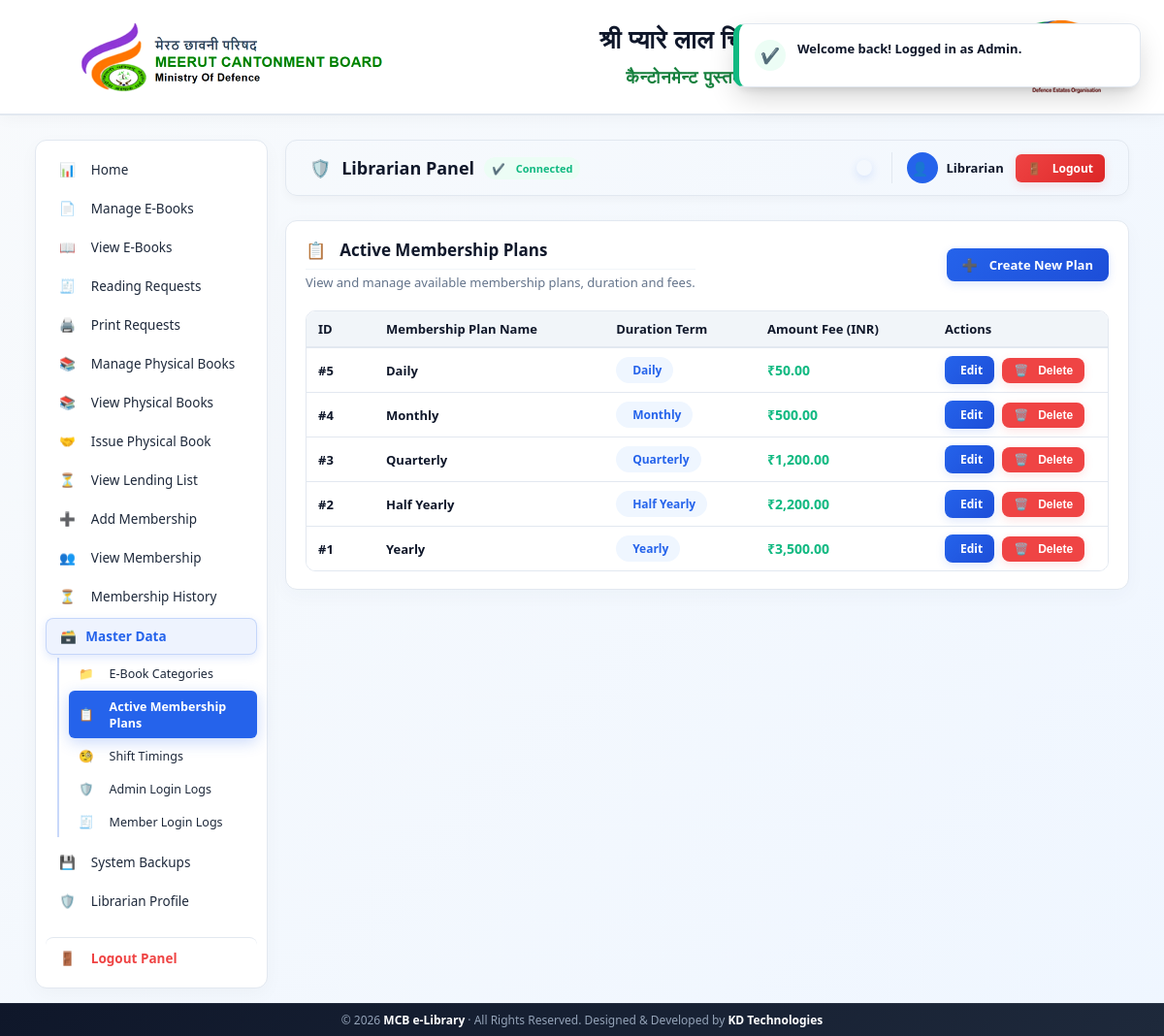
Screenshot of /?action=admin&tab=active_plans (signed in) with the database file from the repository.
### tables this page shows
CREATE TABLE `membership_plans` (
  `id` int(11) NOT NULL,
  `name` varchar(100) NOT NULL,
  `duration` varchar(50) NOT NULL,
  `amount` decimal(10,2) NOT NULL
);

### config.php (called while the page is built, shortened)
<?php
function e($v){ return htmlspecialchars((string)$v, ENT_QUOTES, 'UTF-8'); }
if (!function_exists('number_style_format')) {
    function number_style_format($n) {
        return number_format((float)$n, 2, '.', ',');
    }
}
?>

### app/views/admin/active_plans.php (the view, shortened to what this page needs)
<div class="card">
    <div style="display:flex; align-items:center; justify-content:space-between; margin-bottom:20px; flex-wrap:wrap; gap:12px;">
        <div>
            <h3 style="margin:0; display:flex; align-items:center; gap:8px; color:var(--navy-dark);">
                <i class="fa-solid fa-list-check" style="color:var(--primary);"></i> Active Membership Plans
            </h3>
            <p style="margin:4px 0 0 0; font-size:13px; color:var(--text-muted);">
                View and manage available membership plans, duration and fees.
            </p>
        </div>
        <a href="?action=admin&tab=create_plan" class="btn" style="padding:8px 16px; font-size:13px; text-decoration:none; display:inline-flex; align-items:center; gap:6px; font-weight:600;">
            <i class="fa-solid fa-circle-plus"></i> Create New Plan
        </a>
    </div>
    <div class="table-responsive">
        <table>
            <thead>
                <tr>
                    <th style="width:70px;">ID</th>
                    <th>Membership Plan Name</th>
                    <th>Duration Term</th>
                    <th>Amount Fee (INR)</th>
                    <th style="width:180px;">Actions</th>
                </tr>
            </thead>
            <tbody>
                <?php
                $plansQuery = $db->query('SELECT * FROM membership_plans ORDER BY amount ASC');
                if ($plansQuery && $plansQuery->num_rows > 0):
                    while($p = $plansQuery->fetch_assoc()):
                ?>
                    <tr>
                        <td><strong>#<?= $p['id'] ?></strong></td>
                        <td style="font-weight:600; color:var(--navy-dark);"><?= e($p['name']) ?></td>
                        <td><span class="badge badge-blue"><i class="fa-solid fa-calendar-days"></i> <?= e($p['duration']) ?></span></td>
                        <td><strong style="color:var(--accent-green); font-size:14px;">₹<?= number_style_format($p['amount']) ?></strong></td>
                        <td>
                            <div style="display:flex; gap:8px; align-items:center;">
                                <a class="btn" href="?action=admin&tab=create_plan&edit=<?= $p['id'] ?>" style="padding:6px 12px; font-size:12px; text-decoration:none; display:inline-flex; align-items:center; gap:4px;">
                                    <i class="fa-solid fa-pen-to-square"></i> Edit
                                </a>
                                <form method="post" action="?action=delete_plan" style="display:inline; margin:0;" onsubmit="return confirm('Are you sure you want to delete this plan permanently?')">
                                    <button class="btn btn-danger" style="padding:6px 12px; font-size:12px; background:var(--accent-red); border-color:var(--accent-red); display:inline-flex; align-items:center; gap:4px;">
                                        <i class="fa-solid fa-trash-can"></i> Delete
                                    </button>
                                </form>
                            </div>
                        </td>
                    </tr>
                <?php
                    endwhile;
                endif; ?>
            </tbody>
        </table>
    </div>
</div>

### app/views/layout/header.php (style rules this page uses)
:root { --primary: #2563eb; --primary-hover: #1d4ed8; --bg-slate: #f8fafc; --bg-card: #ffffff; --navy-dark: #0f172a; --navy-light: #1e293b; --text-dark: #1e293b; --text-muted: #64748b; --border-color: #e2e8f0; --accent-green: #10b981; --accent-red: #ef4444; --accent-orange: #f59e0b; }
* { box-sizing: border-box; transition: all 0.2s ease-in-out; }
body { margin: 0; font-family: system-ui, -apple-system, "Segoe UI", Roboto, Helvetica, Arial, sans-serif; background: linear-gradient(135deg, #f8fafc, #eff6ff); color: var(--text-dark); min-height: 100vh; display: flex; flex-direction: column; }
h1, h2, h3, h4, strong { font-family: system-ui, -apple-system, "Segoe UI", Roboto, Helvetica, Arial, sans-serif; color: var(--navy-dark); }
.card { background: var(--bg-card); padding: 18px 20px; border-radius: 12px; border: 1px solid var(--border-color); box-shadow: 0 6px 20px rgba(22, 52, 91, 0.03); margin-bottom: 16px; position: relative; overflow: hidden; }
.card::before { content: ''; position: absolute; top: 0; left: 0; width: 100%; height: 4px; background: linear-gradient(90deg, var(--primary), #60a5fa); opacity: 0; }
.card h3 { margin-top: 0; font-size: 17px; font-weight: 600; border-bottom: 1px solid #f1f5f9; padding-bottom: 8px; margin-bottom: 14px; display: flex; align-items: center; gap: 8px; }
button, .btn { background: linear-gradient(135deg, var(--primary), var(--primary-hover)); color: white; border: 0; padding: 8px 18px; border-radius: 8px; font-weight: 600; cursor: pointer; text-decoration: none; display: inline-flex; align-items: center; justify-content: center; gap: 6px; font-size: 13px; box-shadow: 0 3px 10px rgba(37, 99, 235, 0.15); }
.btn-danger, .btn.danger { background: linear-gradient(135deg, #ef4444, #dc2626); box-shadow: 0 3px 10px rgba(239, 68, 68, 0.15); }
.table-responsive { overflow-x: auto; border-radius: 10px; border: 1px solid var(--border-color); margin-top: 10px; }
table { width: 100%; border-collapse: collapse; font-size: 13px; background: #ffffff; }
th { background: #f1f5f9; color: var(--navy-dark); font-weight: 600; padding: 9px 12px; text-align: left; border-bottom: 2px solid var(--border-color); }
td { padding: 8px 12px; border-bottom: 1px solid var(--border-color); color: var(--text-dark); }
tr:last-child td { border-bottom: none; }
.badge { display: inline-flex; align-items: center; padding: 5px 12px; border-radius: 30px; font-size: 12px; font-weight: 600; gap: 5px; }
.badge-blue { background: #eff6ff; color: var(--primary); }

### rows the page displays
membership_plans: id "5", name "Daily", duration "Daily", amount "50.00"
membership_plans: id "4", name "Monthly", duration "Monthly", amount "500.00"
membership_plans: id "3", name "Quarterly", duration "Quarterly", amount "1,200.00"
membership_plans: id "2", name "Half Yearly", duration "Half Yearly", amount "2,200.00"
membership_plans: id "1", name "Yearly", duration "Yearly", amount "3,500.00"

### other values shown
$_SESSION['admin_user'] "Librarian"
